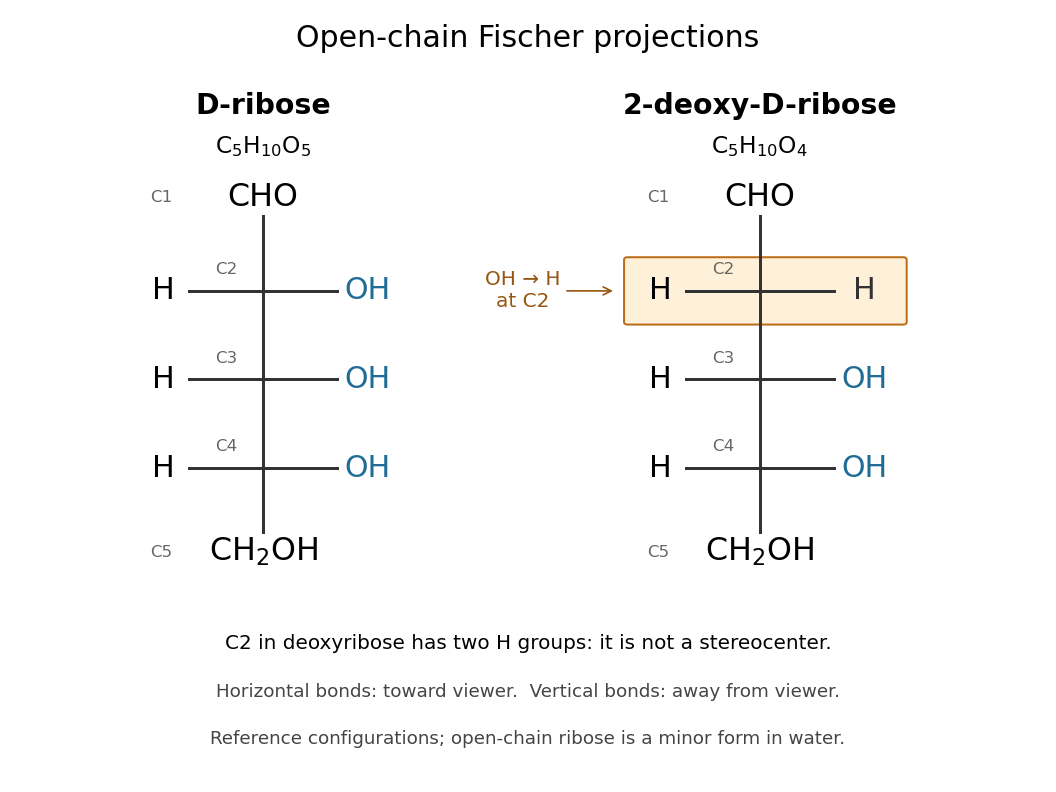

Python code for this plot:
"""Draw open-chain sugar configurations; write basename.png in the CWD.

Tested with Python 3.14.4, NumPy 2.3.5, and Matplotlib 3.10.7.
Condensed end groups and Fischer crosses encode connectivity/configuration,
not bond lengths or the predominant species in aqueous solution.
"""

from pathlib import Path

import matplotlib

matplotlib.use("Agg")
import matplotlib.pyplot as plt
from matplotlib.patches import FancyBboxPatch


def draw_sugar(ax, x, right_groups, color):
    ax.plot([x, x], [1.2, 4.9], color="#333333", lw=1.8)
    ax.text(x, 5.05, "CHO", ha="center", va="center", fontsize=19,
            bbox={"facecolor": "white", "edgecolor": "none", "pad": 1})
    ax.text(x, 1.05, r"CH$_2$OH", ha="center", va="center", fontsize=19,
            bbox={"facecolor": "white", "edgecolor": "none", "pad": 1})
    for number, (y, right) in enumerate(zip((4, 3, 2), right_groups), 2):
        ax.plot([x - 0.67, x + 0.67], [y, y], color="#333333", lw=1.8)
        ax.text(x - 0.9, y, "H", ha="center", va="center", fontsize=18)
        ax.text(x + 0.95, y, right, ha="center", va="center", fontsize=18,
                color=color if right == "OH" else "#333333")
        ax.text(x - 0.23, y + 0.19, f"C{number}", ha="right",
                fontsize=10, color="#666666")
    ax.text(x - 0.82, 5.05, "C1", ha="right", va="center", fontsize=10,
            color="#666666")
    ax.text(x - 0.82, 1.05, "C5", ha="right", va="center", fontsize=10,
            color="#666666")


def main():
    fig, ax = plt.subplots(figsize=(8.8, 6.6))
    fig.patch.set_facecolor("white")
    fig.subplots_adjust(left=0.04, right=0.96, bottom=0.23, top=0.89)
    ax.set(xlim=(0, 8.8), ylim=(0.4, 6.3))
    ax.axis("off")
    draw_sugar(ax, 2.0, ("OH", "OH", "OH"), "#216c96")
    draw_sugar(ax, 6.5, ("H", "OH", "OH"), "#216c96")
    ax.text(2.0, 6.0, "D-ribose", ha="center", fontsize=17, weight="bold")
    ax.text(6.5, 6.0, "2-deoxy-D-ribose", ha="center", fontsize=17, weight="bold")
    ax.text(2.0, 5.55, r"C$_5$H$_{10}$O$_5$", ha="center", fontsize=14)
    ax.text(6.5, 5.55, r"C$_5$H$_{10}$O$_4$", ha="center", fontsize=14)
    ax.add_patch(FancyBboxPatch((5.3, 3.65), 2.5, 0.7,
                              boxstyle="round,pad=0.03", facecolor="#fff0d9",
                              edgecolor="#bb6c16", lw=1.2, zorder=0))
    ax.annotate("OH → H\nat C2", xy=(5.2, 4), xytext=(4.35, 4),
                ha="center", va="center", fontsize=12, color="#985611",
                arrowprops={"arrowstyle": "->", "color": "#985611"})
    fig.suptitle("Open-chain Fischer projections", fontsize=18, y=0.97)
    fig.text(0.5, 0.18, "C2 in deoxyribose has two H groups: it is not a stereocenter.",
             ha="center", fontsize=12)
    fig.text(0.5, 0.12, "Horizontal bonds: toward viewer.  Vertical bonds: away from viewer.",
             ha="center", fontsize=11, color="#444444")
    fig.text(0.5, 0.06, "Reference configurations; open-chain ribose is a minor form in water.",
             ha="center", fontsize=11, color="#444444")
    output = Path.cwd() / (Path(__file__).stem + ".png")
    fig.savefig(output, dpi=120, facecolor="white", transparent=False)
    plt.close(fig)
    print(f"Wrote {output.name}")


if __name__ == "__main__":
    main()
